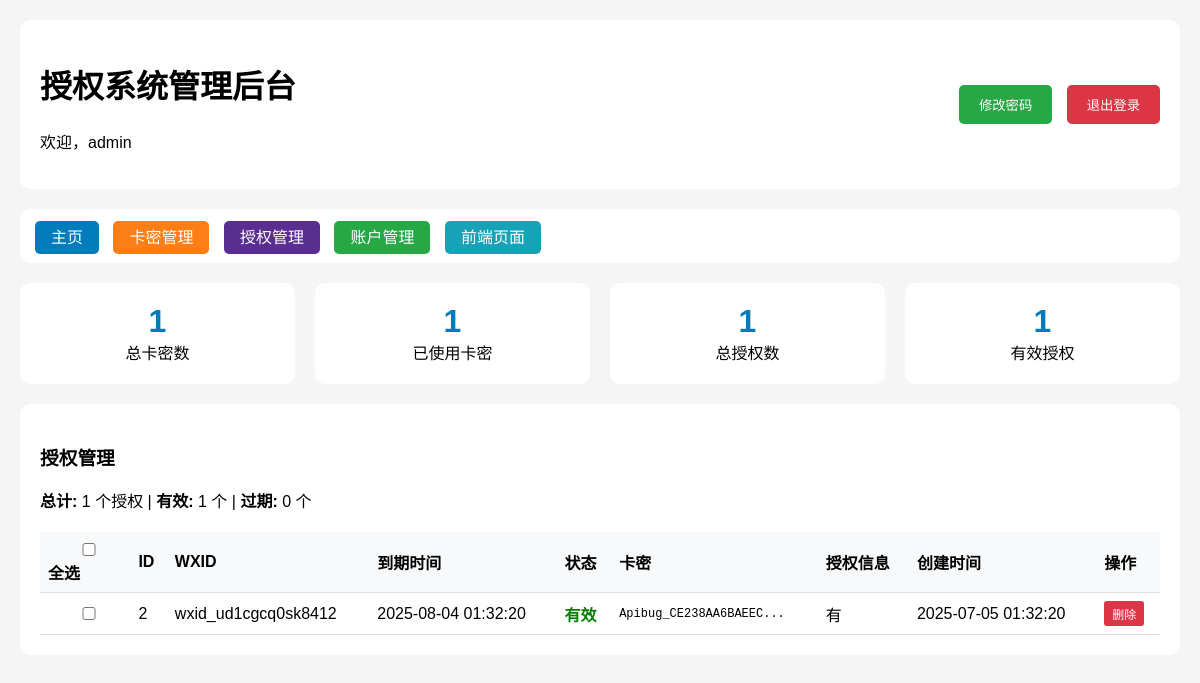
Screenshot of /admin.php?page=auth (signed in) with the database file from the repository.
### tables this page shows
CREATE TABLE `authorizations` (
  `id` int(11) NOT NULL AUTO_INCREMENT,
  `wxid` varchar(255) NOT NULL COMMENT '微信ID',
  `expire_timestamp` bigint(20) NOT NULL COMMENT '过期时间戳',
  `card_key` varchar(255) NOT NULL COMMENT '使用的卡密',
  `auth_info` text COMMENT '授权信息',
  `created_at` timestamp NULL DEFAULT CURRENT_TIMESTAMP COMMENT '创建时间',
  `updated_at` timestamp NULL DEFAULT CURRENT_TIMESTAMP ON UPDATE CURRENT_TIMESTAMP COMMENT '更新时间',
  PRIMARY KEY (`id`),
  UNIQUE KEY `wxid` (`wxid`),
  KEY `idx_wxid` (`wxid`),
  KEY `idx_expire` (`expire_timestamp`),
  KEY `idx_card_key` (`card_key`)
);

### html/admin.php (the view, shortened to what this page needs)
<?php
$currentPage = $_GET['page'] ?? 'dashboard';
?>
<?php
$pdo = getDatabase();
$stmt = $pdo->query("SELECT COUNT(*) as total, SUM(is_used) as used FROM card_keys");
$cardStats = $stmt->fetch();
$stmt = $pdo->query("SELECT COUNT(*) as total FROM authorizations");
$authStats = $stmt->fetch();
$stmt = $pdo->query("SELECT COUNT(*) as active FROM authorizations WHERE expire_timestamp > " . time());
$activeAuth = $stmt->fetch();
$stmt = $pdo->query("SELECT * FROM authorizations ORDER BY created_at DESC LIMIT 20");
$recentAuths = $stmt->fetchAll();
if ($currentPage === 'auth') {
    $page = max(1, intval($_GET['p'] ?? 1));
    $limit = 50;
    $offset = ($page - 1) * $limit;
    $stmt = $pdo->query("SELECT COUNT(*) as total FROM authorizations");
    $totalAuths = $stmt->fetch()['total'];
    $stmt = $pdo->prepare("SELECT * FROM authorizations ORDER BY created_at DESC LIMIT ? OFFSET ?");
    $stmt->execute([$limit, $offset]);
    $allAuths = $stmt->fetchAll();
}
?>
<!DOCTYPE html>
<html lang="zh-CN">
<head>
</head>
<body>
    <div class="header">
        <div>
            <h1>授权系统管理后台</h1>
            <p>欢迎，<?php echo htmlspecialchars($_SESSION['admin_username']); ?></p>
        </div>
        <div>
            <button onclick="showPasswordModal()" class="change-pwd-btn">修改密码</button>
            <form method="post" style="display: inline; margin: 0;">
                <button type="submit" name="logout" class="logout-btn">退出登录</button>
            </form>
        </div>
    </div>
    <div style="background: white; padding: 15px; border-radius: 10px; margin-bottom: 20px;">
        <a href="admin.php" style="background: <?php echo $currentPage === 'dashboard' ? '#0056b3' : '#007cba'; ?>; color: white; padding: 8px 16px; text-decoration: none; border-radius: 5px; margin-right: 10px;">主页</a>
        <a href="admin.php?page=cards" style="background: <?php echo $currentPage === 'cards' ? '#e55a00' : '#fd7e14'; ?>; color: white; padding: 8px 16px; text-decoration: none; border-radius: 5px; margin-right: 10px;">卡密管理</a>
        <a href="admin.php?page=auth" style="background: <?php echo $currentPage === 'auth' ? '#5a2d91' : '#6f42c1'; ?>; color: white; padding: 8px 16px; text-decoration: none; border-radius: 5px; margin-right: 10px;">授权管理</a>
        <a href="admin_users.php" style="background: #28a745; color: white; padding: 8px 16px; text-decoration: none; border-radius: 5px; margin-right: 10px;">账户管理</a>
        <a href="index.html" target="_blank" style="background: #17a2b8; color: white; padding: 8px 16px; text-decoration: none; border-radius: 5px;">前端页面</a>
    </div>
    <div class="stats">
        <div class="stat-card">
            <div class="stat-number"><?php echo $cardStats['total']; ?></div>
            <div>总卡密数</div>
        </div>
        <div class="stat-card">
            <div class="stat-number"><?php echo $cardStats['used']; ?></div>
            <div>已使用卡密</div>
        </div>
        <div class="stat-card">
            <div class="stat-number"><?php echo $authStats['total']; ?></div>
            <div>总授权数</div>
        </div>
        <div class="stat-card">
            <div class="stat-number"><?php echo $activeAuth['active']; ?></div>
            <div>有效授权</div>
        </div>
    </div>
    <?php if ($currentPage === 'auth'): ?>
        <div class="panel full-width">
            <h3>授权管理</h3>
            <div style="margin-bottom: 20px;">
                <strong>总计:</strong> <?php echo $totalAuths; ?> 个授权 |
                <strong>有效:</strong> <?php echo $activeAuth['active']; ?> 个 |
                <strong>过期:</strong> <?php echo $totalAuths - $activeAuth['active']; ?> 个
            </div>
            <form id="authsForm" method="post">
                <table>
                    <tr>
                        <th><input type="checkbox" id="selectAllAuths" class="select-all" onchange="toggleAllAuths()"> 全选</th>
                        <th>ID</th>
                        <th>WXID</th>
                        <th>到期时间</th>
                        <th>状态</th>
                        <th>卡密</th>
                        <th>授权信息</th>
                        <th>创建时间</th>
                        <th>操作</th>
                    </tr>
                    <?php foreach ($allAuths as $auth): ?>
                    <tr>
                        <td><input type="checkbox" name="selected_auths[]" value="<?php echo $auth['id']; ?>" class="auth-checkbox" onchange="updateBatchActionsAuths()"></td>
                        <td><?php echo $auth['id']; ?></td>
                        <td><?php echo $auth['wxid']; ?></td>
                        <td><?php echo date('Y-m-d H:i:s', $auth['expire_timestamp']); ?></td>
                        <td class="<?php echo $auth['expire_timestamp'] > time() ? 'status-active' : 'status-expired'; ?>">
                            <?php echo $auth['expire_timestamp'] > time() ? '有效' : '已过期'; ?>
                        </td>
                        <td style="font-family: monospace; font-size: 12px;"><?php echo substr($auth['card_key'], 0, 20) . '...'; ?></td>
                        <td><?php echo $auth['auth_info'] ? '有' : '-'; ?></td>
                        <td><?php echo date('Y-m-d H:i:s', strtotime($auth['created_at'])); ?></td>
                        <td>
                            <form method="post" style="display: inline;" onsubmit="return confirm('确定要删除这个授权吗？')">
                                <button type="submit" name="delete_auth" class="btn-danger">删除</button>
                            </form>
                        </td>
                    </tr>
                    <?php endforeach; ?>
                </table>
            </form>
        </div>
    <?php endif; ?>
</body>
</html>

### html/admin.php (style rules this page uses)
body { font-family: Arial, sans-serif; margin: 0; padding: 20px; background: #f5f5f5; }
.header { background: white; padding: 20px; border-radius: 10px; margin-bottom: 20px; display: flex; justify-content: space-between; align-items: center; }
.stats { display: grid; grid-template-columns: repeat(auto-fit, minmax(200px, 1fr)); gap: 20px; margin-bottom: 20px; }
.stat-card { background: white; padding: 20px; border-radius: 10px; text-align: center; }
.stat-number { font-size: 2em; font-weight: bold; color: #007cba; }
.panel { background: white; padding: 20px; border-radius: 10px; }
input, select { width: 100%; padding: 8px; border: 1px solid #ddd; border-radius: 5px; }
button { background: #007cba; color: white; padding: 10px 20px; border: none; border-radius: 5px; cursor: pointer; }
.logout-btn { background: #dc3545; }
.change-pwd-btn { background: #28a745; margin-right: 10px; }
table { width: 100%; border-collapse: collapse; margin-top: 15px; }
th, td { padding: 8px; text-align: left; border-bottom: 1px solid #ddd; }
th { background: #f8f9fa; }
.status-active { color: green; font-weight: bold; }
.btn-danger { background: #dc3545; color: white; padding: 4px 8px; border: none; border-radius: 3px; cursor: pointer; font-size: 12px; }
.full-width { grid-column: 1 / -1; }
.select-all { margin-right: 10px; }

### rows the page displays
authorizations: id "2", wxid "wxid_ud1cgcq0sk8412", expire_timestamp "2025-08-04 01:32:20", shows "有效", card_key "Apibug_CE238AA6BAEEC", auth_info "有", created_at "2025-07-05 01:32:20"

### other values shown
$_SESSION['admin_username'] "admin"
$cardStats['total'] "1"
$cardStats['used'] "1"
$authStats['total'] "1"
$activeAuth['active'] "1"
$totalAuths "1"
$totalAuths - $activeAuth['active'] "0"
